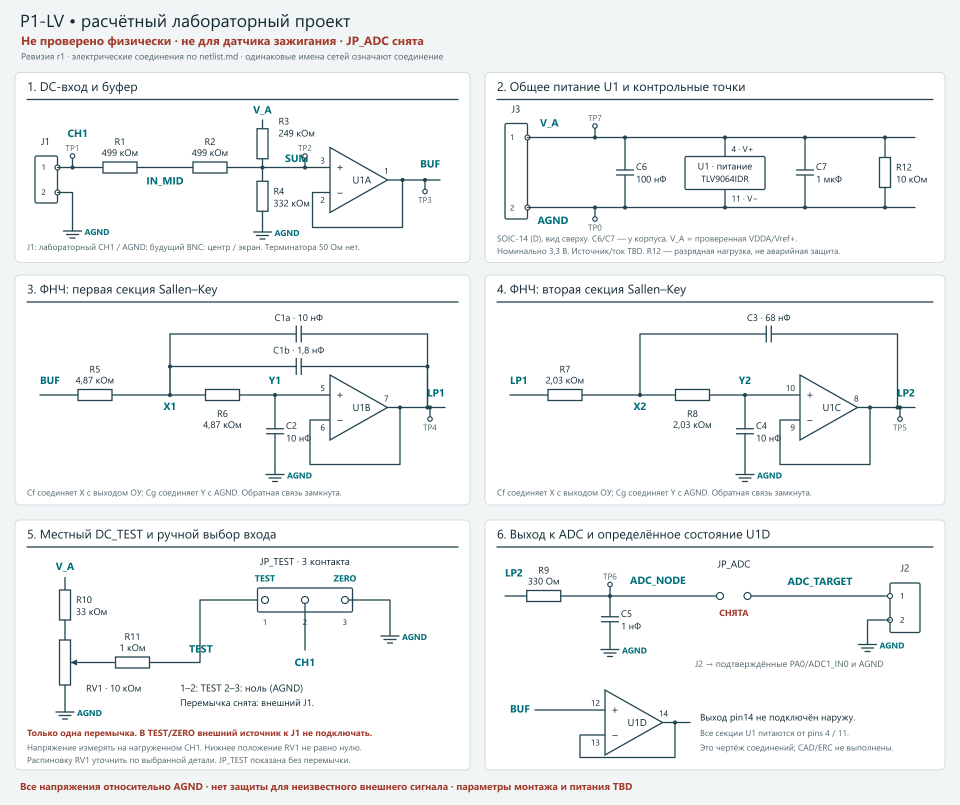
#> input picture hardware/v2-input/p1-lv/schematic.png, 1920 x 1610 px (shown at 1/2 size)
$ python generate.py
#> lines starting #> are read from the running program, lines starting #| are printed output that depends on the picture
"""Reproduce the explanatory figures with the bundled Python and Pillow.

SVG and PNG share the same drawing primitives. No hardware is contacted.
The functional maps explain the existing netlists; they are not wiring diagrams.
"""

from html import escape
from pathlib import Path
import math
import os

from PIL import Image, ImageDraw, ImageFont


OUT = Path(__file__).resolve().parent
FONT_DIR = Path(os.environ.get("WINDIR", "C:/Windows")) / "Fonts"
INK = "#173340"
TEAL = "#007e87"
GRAY = "#54656e"
LINE = "#94abb2"
RED = "#a4412d"
LIGHT = "#eef7f7"
PALE = "#f4f6f7"


class Figure:
    def __init__(self, name, height):
        self.name, self.width, self.height = name, 1600, height
        self.image = Image.new("RGB", (1600, height), "white")
        self.draw = ImageDraw.Draw(self.image)
        self.svg = [
            f'<svg xmlns="http://www.w3.org/2000/svg" width="1600" height="{height}" '
            f'viewBox="0 0 1600 {height}">',
            '<rect width="100%" height="100%" fill="white"/>',
        ]

    def font(self, size=32, bold=False):
        return ImageFont.truetype(str(FONT_DIR / ("segoeuib.ttf" if bold else "segoeui.ttf")), size)

    def text(self, x, y, value, size=32, color=INK, bold=False, anchor="start"):
        """Position text using a common top edge, avoiding renderer-specific baselines."""
        font = self.font(size, bold)
        bbox = self.draw.textbbox((0, 0), value, font=font)
        width = self.draw.textlength(value, font=font)
        px = x - width / 2 if anchor == "middle" else x - width if anchor == "end" else x
        self.draw.text((px, y - bbox[1]), value, fill=color, font=font)
        # Segoe UI SVG ascender is approximately 0.8 em above its text baseline.
        self.svg.append(
            f'<text x="{x}" y="{y + size * .8}" font-family="Segoe UI, sans-serif" '
            f'font-size="{size}" font-weight="{"700" if bold else "400"}" '
            f'fill="{color}" text-anchor="{anchor}">{escape(value)}</text>'
        )

    def lines(self, x, y, values, size=32, color=INK, bold=False, anchor="start", gap=13):
        for index, value in enumerate(values):
            self.text(x, y + index * (size + gap), value, size, color, bold, anchor)

    def rect(self, x, y, width, height, fill="white", stroke=LINE, radius=16, line_width=3):
        self.draw.rounded_rectangle(
            (x, y, x + width, y + height), radius=radius, fill=fill,
            outline=stroke, width=line_width,
        )
        self.svg.append(
            f'<rect x="{x}" y="{y}" width="{width}" height="{height}" rx="{radius}" '
            f'fill="{fill}" stroke="{stroke}" stroke-width="{line_width}"/>'
        )

    def box(self, x, y, width, height, values, fill=LIGHT, color=INK, size=34):
        self.rect(x, y, width, height, fill)
        total = len(values) * size + (len(values) - 1) * 14
        for index, value in enumerate(values):
            assert self.draw.textlength(value, font=self.font(size, index == 0)) <= width - 28, value
            self.text(
                x + width / 2, y + (height - total) / 2 + index * (size + 14),
                value, size, color, index == 0, "middle",
            )

    def line(self, points, color=TEAL, width=4, dashed=False):
        if dashed:
            for first, last in zip(points, points[1:]):
                dx, dy = last[0] - first[0], last[1] - first[1]
                length = math.hypot(dx, dy)
                for d in range(0, math.ceil(length), 18):
                    a, b = d / length, min(d + 10, length) / length
                    self.draw.line(
                        (first[0] + a * dx, first[1] + a * dy,
                         first[0] + b * dx, first[1] + b * dy),
                        fill=color, width=width,
                    )
        else:
            self.draw.line(points, fill=color, width=width, joint="curve")
        coords = " ".join(f"{x},{y}" for x, y in points)
        dash = 'stroke-dasharray="10 8"' if dashed else ""
        self.svg.append(
            f'<polyline points="{coords}" fill="none" stroke="{color}" '
            f'stroke-width="{width}" {dash}/>'
        )

    def arrow(self, points, color=TEAL, width=5):
        self.line(points, color, width)
        a, b = points[-2:]
        angle = math.atan2(b[1] - a[1], b[0] - a[0])
        triangle = [b] + [
            (b[0] - 18 * math.cos(angle) + side * 9 * math.sin(angle),
             b[1] - 18 * math.sin(angle) - side * 9 * math.cos(angle))
            for side in (-1, 1)
        ]
        self.draw.polygon(triangle, fill=color)
        self.svg.append(
            '<polygon points="' + " ".join(f"{x},{y}" for x, y in triangle)
            + f'" fill="{color}"/>'
        )

    def circle(self, x, y, radius=7, fill=TEAL, stroke=TEAL):
        self.draw.ellipse((x-radius, y-radius, x+radius, y+radius), fill=fill, outline=stroke, width=3)
        self.svg.append(
            f'<circle cx="{x}" cy="{y}" r="{radius}" fill="{fill}" stroke="{stroke}" stroke-width="3"/>'
        )

    def save(self):
        self.svg.append("</svg>")
        (OUT / f"{self.name}.svg").write_text("\n".join(self.svg) + "\n", encoding="utf-8")
        self.image.save(OUT / f"{self.name}.png", dpi=(254, 254))
        print(self.name)


def signal_chain():
    f = Figure("signal-path", 900)
    f.box(40, 90, 410, 240, ["Будущий датчик", "и кабель", "ёмкостной съём"], fill=PALE)
#> the loop in box, `for index, value in enumerate(values):` made 3 passes
    f.box(590, 90, 420, 240, ["Аналоговый тракт", "нагрузка и смещение", "фильтрация"])
#> the loop in box (call 2), `for index, value in enumerate(values):` made 3 passes
    f.box(1150, 90, 410, 240, ["STM32 · PA0", "встроенный АЦП", "коды 0…4095"])
    f.arrow([(450, 210), (590, 210)])
    f.text(520, 150, "U_CH1", 33, TEAL, True, "middle")
    f.text(520, 245, "разъём", 27, GRAY, anchor="middle")
    f.arrow([(1010, 210), (1150, 210)])
    f.text(1080, 150, "U_ADC", 33, TEAL, True, "middle")
    f.box(1150, 500, 410, 220, ["USB самой платы", "пакеты данных", "COM в Windows"])
    f.arrow([(1355, 330), (1355, 500)])
    f.text(1380, 390, "raw", 34, TEAL, True)
    f.box(590, 500, 420, 220, ["Приложение V2", "U_CH1 = a × code + b", "если профиль известен"], size=31)
    f.arrow([(1150, 610), (1010, 610)])
    f.box(40, 500, 410, 220, ["Файл записи", "raw, время, разрывы", "и профиль входа"], size=31)
    f.arrow([(590, 610), (450, 610)])
    f.lines(
        40, 780,
        ["U_CH1 — на входном разъёме; U_ADC — на выводе PA0; raw — исходные коды.",
         "Это разные величины. Напряжение на свече в кВ приложение не вычисляет."],
        31, GRAY,
    )
#> the loop in lines, `for index, value in enumerate(values):` made 2 passes
    f.save()
#> in save, `self.image.save(OUT / f"{self.name}.png", dpi=(254, 254))`:
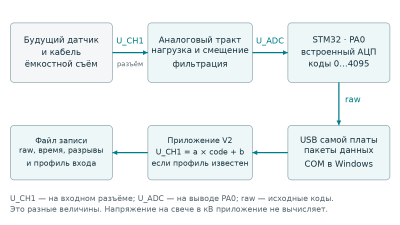
#> saved as signal-path.png: PIL image 1600x900 RGB (shown at 1/4 size); mean R, G, B 239, 243.5, 244.2


def p1_map():
    f = Figure("p1-map", 1190)
    f.rect(40, 20, 1520, 110, PALE)
    f.lines(68, 40, ["J3: V_A / AGND → питание U1 (pins 4 / 11) и местного TEST.",
                     "V_A должна быть общей с VDDA/Vref+ АЦП; источник и монтаж требуют проверки."], 31, GRAY)
#> the loop in lines (call 2), `for index, value in enumerate(values):` made 2 passes
    f.box(40, 205, 430, 250, ["J1: CH1 / AGND", "JP_TEST: TEST или ноль", "TEST: R10–RV1–R11"], size=30)
    f.box(585, 205, 430, 250, ["Делитель", "R1 → IN_MID → R2", "R3 к V_A; R4 к AGND"], size=31)
    f.box(1130, 205, 430, 250, ["U1A · буфер", "SUM → повторитель", "на выходе BUF"], size=33)
    f.arrow([(470, 330), (585, 330)])
    f.text(527, 275, "CH1", 30, TEAL, True, "middle")
    f.arrow([(1015, 330), (1130, 330)])
    f.text(1072, 275, "SUM", 30, TEAL, True, "middle")
    f.arrow([(1345, 455), (1345, 580)])
    f.text(1370, 495, "BUF", 31, TEAL, True)
    f.box(1130, 580, 430, 220, ["U1B · первый ФНЧ", "R5/R6: X1 → Y1", "C1a/C1b и C2"], size=31)
    f.box(585, 580, 430, 220, ["U1C · второй ФНЧ", "R7/R8: X2 → Y2", "C3 и C4"], size=31)
    f.arrow([(1130, 690), (1015, 690)])
    f.text(1072, 633, "LP1", 31, TEAL, True, "middle")
    f.box(40, 580, 430, 220, ["Выходная цепь", "R9: 330 Ом", "C5: 1 нФ к AGND"], size=31)
    f.arrow([(585, 690), (470, 690)])
    f.text(527, 633, "LP2", 31, TEAL, True, "middle")
    f.line([(255, 800), (255, 930), (590, 930)])
    f.text(270, 870, "ADC_NODE", 31, TEAL, True)
    f.circle(590, 930, 10, "white")
    f.circle(715, 930, 10, "white")
    f.text(652, 847, "JP_ADC", 32, INK, True, "middle")
    f.text(652, 967, "снята", 32, RED, True, "middle")
    f.arrow([(725, 930), (1130, 930)])
    f.text(920, 873, "ADC_TARGET", 31, TEAL, True, "middle")
    f.box(1130, 850, 430, 170, ["J2: к PA0 и AGND", "после проверки"], fill=PALE, size=31)
    f.lines(40, 1050,
            ["U1D: повторитель BUF, выход наружу не используется. Общая земля — AGND.",
             "Функциональная карта P1-LV. Не монтажная схема и не вход ёмкостного датчика."],
            30, GRAY)
    f.save()
#> in save (call 2), `self.image.save(OUT / f"{self.name}.png", dpi=(254, 254))`:
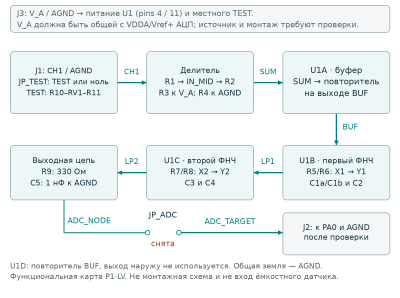
#> saved as p1-map.png: PIL image 1600x1190 RGB (shown at 1/4 size); mean R, G, B 238.4, 243.3, 243.9


def dc_shift():
    f = Figure("offset-example", 1110)
    f.text(800, 25, "U_SUM = 0,1198910 × U_CH1 + 1,6814714 В", 40, INK, True, "middle")
    f.text(800, 85, "Условная статическая модель при V_A = 3,300 В", 32, GRAY, anchor="middle")
    left, top, width, height = 165, 190, 1260, 560
    xmin, xmax, ymin, ymax = -16, 16, -0.7, 4.0

    def xy(x, y):
        return left + (x-xmin)/(xmax-xmin)*width, top + (ymax-y)/(ymax-ymin)*height

    y33, y0 = xy(0, 3.3)[1], xy(0, 0)[1]
    f.rect(left, top, width, height, "#fff1eb", stroke=LINE, radius=0, line_width=1)
    f.rect(left, y33, width, y0-y33, "#eaf7f3", stroke="#eaf7f3", radius=0, line_width=1)
    for x in (-10, 0, 10):
        f.line([xy(x, ymin), xy(x, ymax)], "#c0d0d2", 2)
        f.text(xy(x, 0)[0], 773, str(x).replace("-", "−"), 30, GRAY, anchor="middle")
#> this loop made 3 passes
    for y, label in ((0, "0"), (1.65, "1,65"), (3.3, "3,30")):
        f.line([xy(xmin, y), xy(xmax, y)], "#9fbdb9", 2)
        f.text(145, xy(0, y)[1]-17, label, 31, GRAY, anchor="end")
#> this loop made 3 passes
    f.text(170, 135, "U_SUM, В", 32, TEAL, True)
    f.text(1450, 776, "U_CH1, В", 32, TEAL, True, "end")
    f.text(190, y33+20, "Коридор АЦП: 0…V_A", 30, GRAY)
    k, b = .1198910081743869, 1.6814713896457766
    crosses = [(0-b)/k, (3.3-b)/k]
    f.line([xy(xmin, k*xmin+b), xy(crosses[0], 0)], RED, 4, True)
    f.line([xy(crosses[0], 0), xy(crosses[1], 3.3)], TEAL, 6)
    f.line([xy(crosses[1], 3.3), xy(xmax, k*xmax+b)], RED, 4, True)
    for x in (-10, 0, 10):
        f.circle(*xy(x, k*x+b), 8)
    z = xy(0, b)
    f.text(z[0]+25, z[1]+35, "0 В → 1,681 В", 32, TEAL, True)
    f.lines(40, 850,
            ["Пример: −10 В → 0,483 В; 0 В → 1,681 В; +10 В → 2,880 В.",
             "При постоянном уровне идеальные буферы и ФНЧ дают U_ADC = U_SUM.",
             "Выход за 0…V_A не даёт достоверного результата: возникает насыщение."],
            31, GRAY)
    f.text(40, 1035, "±10 В здесь — расчётные точки, а не разрешение подключать такое напряжение.", 31, RED, True)
    f.save()
#> in save (call 3), `self.image.save(OUT / f"{self.name}.png", dpi=(254, 254))`:
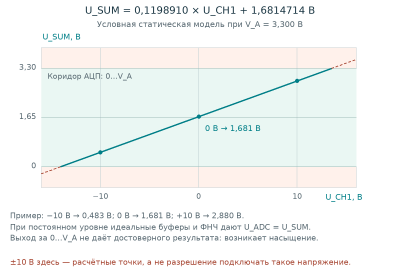
#> saved as offset-example.png: PIL image 1600x1110 RGB (shown at 1/4 size); mean R, G, B 243, 245.7, 244.1


def p0_map():
    f = Figure("p0-map", 1170)
    f.box(40, 70, 280, 180, ["BNC · CH1", "U_CH1", "экран: AGND"], size=31)
    f.box(450, 70, 320, 180, ["R1 + R2", "51 + 51 кОм", "всего 102 кОм"], size=31)
    f.box(1090, 70, 470, 180, ["OPA140 · буфер", "проектное питание ±15 В", "выход BUF"], size=31)
    f.arrow([(320, 160), (450, 160)])
    f.circle(380, 160)
    f.arrow([(770, 160), (1090, 160)])
    f.text(930, 103, "HI_Z", 33, TEAL, True, "middle")
    f.circle(930, 160)
    f.line([(380, 160), (380, 355)])
    f.box(40, 355, 470, 225, ["RLOAD → AGND", "10 / 100 МОм", "стоит до 102 кОм"], size=33)
    f.line([(930, 160), (930, 355)])
    f.box(620, 355, 940, 225,
          ["Два ограничителя PAD1", "HI_Z ↔ CLAMP_P10 / CLAMP_N10",
           "LM4040A-10: шины ±10 В относительно AGND"], fill=PALE, size=32)
    f.arrow([(1545, 250), (1580, 250), (1580, 680), (1330, 680), (1330, 710)])
    f.text(1440, 630, "BUF", 32, TEAL, True)
    f.box(1090, 710, 470, 210, ["Смещение + диапазоны", "TLV9064 · VDDA", "±0,5 / ±2 / ±10 В*"], size=31)
    f.box(540, 710, 410, 210, ["ФНЧ", "две секции", "около 3 кГц*"], size=33)
    f.arrow([(1090, 815), (950, 815)])
    f.text(1020, 745, "GAIN_OUT", 25, TEAL, True, "middle")
    f.box(40, 710, 360, 210, ["Выход к ADC", "330 Ом + 1 нФ", "ADC_NODE"], size=32)
    f.arrow([(540, 815), (400, 815)])
    f.text(470, 755, "LP2", 31, TEAL, True, "middle")
    f.lines(40, 980,
            ["* Проектные диапазоны и полоса; физическая проверка не выполнена.",
             "P0 — отдельный высокоомный проект. Питание ±15 В пока не подготовлено.",
             "Защита при выключении и пригодность для зажигания остаются непроверенными."],
            31, GRAY)
    f.save()
#> in save (call 4), `self.image.save(OUT / f"{self.name}.png", dpi=(254, 254))`:
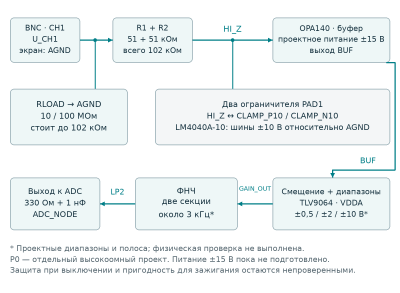
#> saved as p0-map.png: PIL image 1600x1170 RGB (shown at 1/4 size); mean R, G, B 238.5, 243.2, 243.9


def opamp_follower():
    f = Figure("opamp-follower", 880)
    triangle = [(580, 230), (580, 530), (890, 380)]
    f.draw.polygon(triangle, fill=LIGHT, outline=INK, width=5)
    f.svg.append(
        '<polygon points="580,230 580,530 890,380" '
        f'fill="{LIGHT}" stroke="{INK}" stroke-width="5"/>'
    )
    f.text(602, 300, "+", 50, INK, True)
    f.text(602, 420, "−", 50, INK, True)
    f.text(700, 356, "ОУ", 48, TEAL, True)
    f.arrow([(130, 330), (580, 330)])
    f.text(130, 250, "Сигнал → вход «+»", 35, TEAL, True)
    f.arrow([(890, 380), (1420, 380)])
    f.text(1110, 300, "Выход → дальше", 35, TEAL, True)
    f.circle(1050, 380)
    f.arrow([(1050, 380), (1050, 600), (480, 600), (480, 440), (580, 440)])
    f.text(720, 635, "Обратная связь: выход соединён со входом «−»", 33, INK, anchor="middle")
    f.line([(735, 170), (735, 305)], GRAY, 4)
    f.line([(735, 455), (735, 535)], GRAY, 4)
    f.text(735, 100, "V_A", 37, GRAY, True, "middle")
    f.text(760, 185, "питание", 30, GRAY)
    f.text(735, 550, "AGND", 31, GRAY, True, "middle")
    f.lines(60, 730,
            ["Идеально: U_выход ≈ U_вход. Повторитель отделяет делитель от следующей нагрузки.",
             "Вход «−» и нижняя шина питания AGND — разные выводы."],
            32, GRAY)
    f.save()
#> in save (call 5), `self.image.save(OUT / f"{self.name}.png", dpi=(254, 254))`:
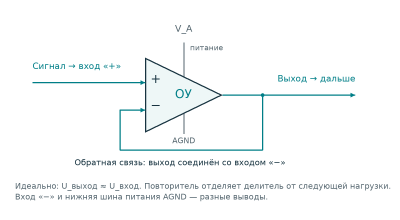
#> saved as opamp-follower.png: PIL image 1600x880 RGB (shown at 1/4 size); mean R, G, B 247.7, 249.8, 250.1


def op_symbol(f, x, y, width=180, height=180, ref="ОУ"):
    vertices = [(x, y-height/2), (x, y+height/2), (x+width, y)]
    f.draw.polygon(vertices, fill=LIGHT, outline=INK, width=4)
    f.svg.append(
        '<polygon points="' + " ".join(f"{a},{b}" for a, b in vertices)
        + f'" fill="{LIGHT}" stroke="{INK}" stroke-width="4"/>'
    )
    for sign, center in (("+", y-37), ("−", y+37)):
        bounds=f.font(38, True).getbbox(sign)
        f.text(x+16, center-(bounds[3]-bounds[1])/2, sign, 38, INK, True)
    f.text(x+66, y-16, ref, 33, TEAL, True)


def resistor_horizontal(f, x1, x2, y, ref, value=None):
    center = (x1+x2)/2
    f.line([(x1, y), (center-50, y)], INK, 4)
    f.rect(center-50, y-18, 100, 36, "white", INK, radius=0, line_width=4)
    f.line([(center+50, y), (x2, y)], INK, 4)
    f.text(center, y-106 if value else y-70, ref, 34, INK, True, "middle")
    if value:
        f.text(center, y-61, value, 32, INK, anchor="middle")


def resistor_vertical(f, x, y1, y2, ref, value):
    center=(y1+y2)/2
    f.line([(x, y1), (x, center-39)], INK, 4)
    f.rect(x-18, center-39, 36, 78, "white", INK, radius=0, line_width=4)
    f.line([(x, center+39), (x, y2)], INK, 4)
    f.lines(x+40, center-42, [ref, value], 32, INK)


def ground_symbol(f, x, y):
    f.line([(x, y-18), (x, y)], INK, 4)
    for delta, half in ((0, 26), (10, 18), (20, 8)):
        f.line([(x-half, y+delta), (x+half, y+delta)], INK, 4)
    f.text(x+40, y-8, "AGND", 31, GRAY)


def divider():
    f=Figure("p1-divider", 730)
    y=310
    f.text(80, 248, "CH1", 36, TEAL, True)
    resistor_horizontal(f, 80, 430, y, "R1", "510 кОм")
    resistor_horizontal(f, 430, 790, y, "R2", "510 кОм")
    f.text(435, 354, "IN_MID", 31, TEAL, True, "middle")
    f.line([(790, y), (1180, y)], INK, 4)
    f.circle(820, y, fill=INK, stroke=INK)
    f.text(955, 259, "SUM", 36, TEAL, True, "middle")
    f.text(820, 25, "V_A", 36, GRAY, True, "middle")
    resistor_vertical(f, 820, 80, 310, "R3", "240 кОм")
    resistor_vertical(f, 820, 310, 520, "R4", "330 кОм")
    ground_symbol(f, 820, 540)
    op_symbol(f, 1180, 347, ref="U1A")
#> the loop in op_symbol, `for sign, center in (("+", y-37), ("−", y+37)):` made 2 passes
    # The inputs are separate from the power rails; only functional signal pins
    # are shown here, consistent with the dedicated follower illustration.
    f.line([(1360, 347), (1520, 347)], INK, 4)
    f.text(1480, 282, "BUF", 36, TEAL, True, "middle")
    f.circle(1420, 347, fill=INK, stroke=INK)
    f.line([(1420, 347), (1420, 527), (1100, 527), (1100, 384), (1180, 384)], INK, 4)
    f.lines(40, 615,
            ["SUM задаётся тремя ветвями: от CH1, от V_A и к AGND.",
             "U1A повторяет SUM и отделяет делитель от следующей нагрузки."],
            33, GRAY)
    f.save()
#> in save (call 6), `self.image.save(OUT / f"{self.name}.png", dpi=(254, 254))`:
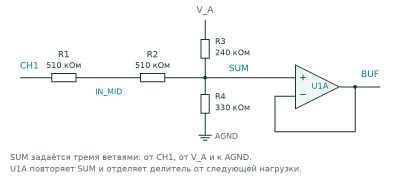
#> saved as p1-divider.png: PIL image 1600x730 RGB (shown at 1/4 size); mean R, G, B 247.9, 249.1, 249.4


def sallen_key():
    f=Figure("sallen-key", 780)
    y=340
    f.text(80, 280, "IN", 36, TEAL, True)
    resistor_horizontal(f, 80, 510, y, "Ra")
    resistor_horizontal(f, 510, 880, y, "Rb")
    f.line([(880, y), (1120, y)], INK, 4)
    f.circle(520, y, fill=INK, stroke=INK)
    f.circle(900, y, fill=INK, stroke=INK)
    f.text(520, 377, "X", 36, TEAL, True, "middle")
    f.text(900, 280, "Y", 36, TEAL, True, "middle")
    # Cf connects intermediate node X to OUT; it does not go to ground.
    f.line([(520, y), (520, 130), (965, 130)], INK, 4)
    f.line([(965, 103), (965, 157)], INK, 4)
    f.line([(981, 103), (981, 157)], INK, 4)
    f.line([(981, 130), (1440, 130), (1440, 377)], INK, 4)
    f.text(973, 61, "Cf", 36, TEAL, True, "middle")
    op_symbol(f, 1120, 377)
#> the loop in op_symbol (call 2), `for sign, center in (("+", y-37), ("−", y+37)):` made 2 passes
    f.line([(1300, 377), (1530, 377)], INK, 4)
    f.circle(1440, 377, fill=INK, stroke=INK)
    f.text(1490, 310, "OUT", 36, TEAL, True, "middle")
    f.circle(1350, 377, fill=INK, stroke=INK)
    f.line([(1350, 377), (1350, 545), (1040, 545), (1040, 414), (1120, 414)], INK, 4)
    f.line([(900, y), (900, 460)], INK, 4)
    f.line([(873, 460), (927, 460)], INK, 4)
    f.line([(873, 476), (927, 476)], INK, 4)
    f.line([(900, 476), (900, 565)], INK, 4)
    f.text(942, 447, "Cg", 36, TEAL, True)
    ground_symbol(f, 900, 583)
    f.lines(40, 657,
            ["Ra/Rb — резисторы. Cf соединяет X с OUT; Cg соединяет Y с AGND.",
             "Точки обозначают соединения. Замена подключения Cf меняет работу фильтра."],
            32, GRAY)
    f.save()


def p1_schematic_panels():
    """Embed every panel of the authoritative P1 drawing at readable page width.

    Coordinates follow schematic.py (1920 x 1610). No circuitry is redrawn:
    the six crops preserve wires, designators, pin numbers and panel notes.
    The guide separately repeats the drawing's global revision/limitations.
    """
    source = OUT.parent.parent / "hardware/v2-input/p1-lv/schematic.png"
    image = Image.open(source)
#> image is the input picture: PIL image 1920x1610 RGBA; mean R, G, B, A 243.3, 244.8, 245.2, 255
    if image.size != (1920, 1610):
        raise ValueError("P1 schematic dimensions changed; review panel bounds")
    panels = {
        "input": (28, 143, 942, 527),
        "power": (968, 143, 1892, 527),
        "filter1": (28, 548, 942, 1012),
        "filter2": (968, 548, 1892, 1012),
        "test": (28, 1038, 942, 1542),
        "output": (968, 1038, 1892, 1542),
    }
    for name, bounds in panels.items():
        image.crop(bounds).save(OUT / f"p1-schematic-{name}.png")
#> this loop made 6 passes
#> pass 2, in p1_schematic_panels, `image.crop(bounds).save(OUT / f"p1-schematic-{name}.png")`:
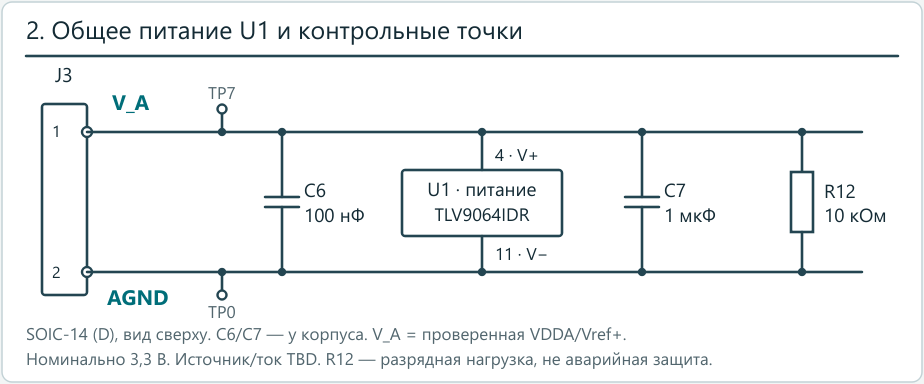
#> saved as p1-schematic-power.png: PIL image 924x384 RGBA; mean R, G, B, A 242.4, 244.3, 245, 255


if __name__ == "__main__":
    signal_chain()
    p1_map()
    dc_shift()
    p0_map()
    opamp_follower()
    divider()
    sallen_key()
    p1_schematic_panels()
